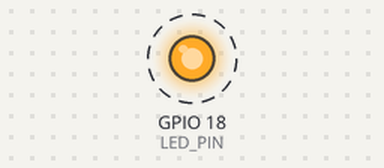
Bench run of a sketch on a simulated ESP32. On the bench: output pins drawn as LEDs (lit = HIGH). Dashed ring = blinking. What the sketch prints to the serial monitor is not drawn.

Above: at 0.5 s.
Timing chart, 0 to 4.4 s (numbered marks = the images above):
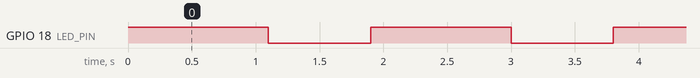

Measured:
- by itself, GPIO 18 (LED_PIN): alternates HIGH for 1.1 s and LOW for 0.80 s

The sketch:

02_LED_N07.ino
```cpp
// SMMeH-L01-1.0-N07 | SMMeH | ESP32 clasic WROOM
// Verifica GPIO pe pinout-ul placii exacte. Serial Monitor 115200.
#include <Arduino.h>
const int N = 7;
const int LED_PIN = 18;
const int BUTTON_PIN = 27;
const int DHT_PIN = 4;
const unsigned long T_ON = 1100UL;
const unsigned long T_OFF = 800UL;
const unsigned long T_SENSOR = 3000UL;
void setup() {
  pinMode(LED_PIN, OUTPUT);
  Serial.begin(115200);
}
void loop() {
  digitalWrite(LED_PIN, HIGH);
  Serial.printf("%lu;LED_ON;N=%d\n", millis(), N);
  delay(T_ON);
  digitalWrite(LED_PIN, LOW);
  Serial.printf("%lu;LED_OFF;N=%d\n", millis(), N);
  delay(T_OFF);
}
```
